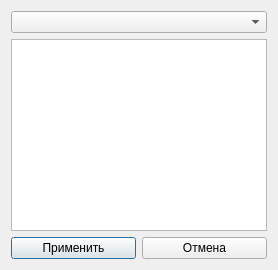
<?xml version="1.0" encoding="UTF-8"?>
<ui version="4.0">
 <class>IAMSARScenarioForm</class>
 <widget class="QDialog" name="IAMSARScenarioForm">
  <property name="windowTitle">
   <string>Выбор сценария IAMSAR</string>
  </property>
  <layout class="QVBoxLayout" name="mainLayout">
   <item>
    <widget class="QComboBox" name="scenarioSelector"/>
   </item>
   <item>
    <widget class="QTextEdit" name="scenarioDescription"/>
   </item>
   <item>
    <layout class="QHBoxLayout">
     <item>
      <widget class="QPushButton" name="buttonApply">
       <property name="text"><string>Применить</string></property>
      </widget>
     </item>
     <item>
      <widget class="QPushButton" name="buttonClose">
       <property name="text"><string>Отмена</string></property>
      </widget>
     </item>
    </layout>
   </item>
  </layout>
 </widget>
 <resources/>
 <connections/>
</ui>
